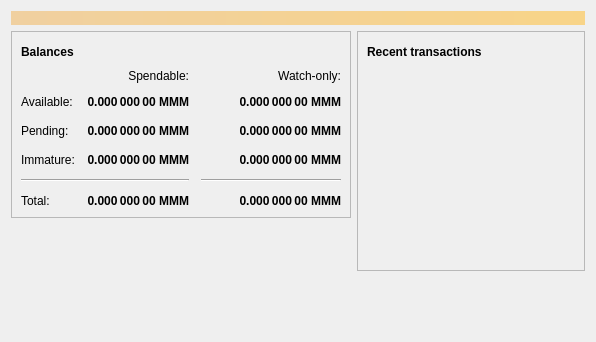
<?xml version="1.0" encoding="UTF-8"?>
<ui version="4.0">
 <class>OverviewPage</class>
 <widget class="QWidget" name="OverviewPage">
  <property name="geometry">
   <rect>
    <x>0</x>
    <y>0</y>
    <width>596</width>
    <height>342</height>
   </rect>
  </property>
  <property name="windowTitle">
   <string>Form</string>
  </property>
  <layout class="QVBoxLayout" name="topLayout">
   <item>
    <widget class="QLabel" name="labelAlerts">
     <property name="visible">
      <bool>false</bool>
     </property>
     <property name="styleSheet">
      <string notr="true">QLabel { background-color: qlineargradient(x1: 0, y1: 0, x2: 1, y2: 0, stop:0 #F0D0A0, stop:1 #F8D488); color:#000000; }</string>
     </property>
     <property name="wordWrap">
      <bool>true</bool>
     </property>
     <property name="margin">
      <number>3</number>
     </property>
     <property name="textInteractionFlags">
      <set>Qt::TextSelectableByMouse</set>
     </property>
    </widget>
   </item>
   <item>
    <layout class="QHBoxLayout" name="horizontalLayout" stretch="1,1">
     <item>
      <layout class="QVBoxLayout" name="verticalLayout_2">
       <item>
        <widget class="QFrame" name="frame">
         <property name="frameShape">
          <enum>QFrame::StyledPanel</enum>
         </property>
         <property name="frameShadow">
          <enum>QFrame::Raised</enum>
         </property>
         <layout class="QVBoxLayout" name="verticalLayout_4">
          <item>
           <layout class="QHBoxLayout" name="horizontalLayout_4">
            <item>
             <widget class="QLabel" name="label_5">
              <property name="font">
               <font>
                <weight>75</weight>
                <bold>true</bold>
               </font>
              </property>
              <property name="text">
               <string>Balances</string>
              </property>
             </widget>
            </item>
            <item>
             <widget class="QPushButton" name="labelWalletStatus">
              <property name="enabled">
               <bool>true</bool>
              </property>
              <property name="maximumSize">
               <size>
                <width>30</width>
                <height>16777215</height>
               </size>
              </property>
              <property name="toolTip">
               <string>The displayed information may be out of date. Your wallet automatically synchronizes with the MMM network after a connection is established, but this process has not completed yet.</string>
              </property>
              <property name="text">
               <string/>
              </property>
              <property name="icon">
               <iconset resource="../bitcoin.qrc">
                <normaloff>:/icons/warning</normaloff>
                <disabledoff>:/icons/warning</disabledoff>:/icons/warning</iconset>
              </property>
              <property name="iconSize">
               <size>
                <width>24</width>
                <height>24</height>
               </size>
              </property>
              <property name="flat">
               <bool>true</bool>
              </property>
             </widget>
            </item>
            <item>
             <spacer name="horizontalSpacer_3">
              <property name="orientation">
               <enum>Qt::Horizontal</enum>
              </property>
              <property name="sizeHint" stdset="0">
               <size>
                <width>40</width>
                <height>20</height>
               </size>
              </property>
             </spacer>
            </item>
           </layout>
          </item>
          <item>
           <layout class="QGridLayout" name="gridLayout">
            <property name="spacing">
             <number>12</number>
            </property>
            <item row="2" column="2">
             <widget class="QLabel" name="labelWatchPending">
              <property name="font">
               <font>
                <weight>75</weight>
                <bold>true</bold>
               </font>
              </property>
              <property name="cursor">
               <cursorShape>IBeamCursor</cursorShape>
              </property>
              <property name="toolTip">
               <string>Unconfirmed transactions to watch-only addresses</string>
              </property>
              <property name="text">
               <string notr="true">0.000 000 00 MMM</string>
              </property>
              <property name="alignment">
               <set>Qt::AlignRight|Qt::AlignTrailing|Qt::AlignVCenter</set>
              </property>
              <property name="textInteractionFlags">
               <set>Qt::LinksAccessibleByMouse|Qt::TextSelectableByKeyboard|Qt::TextSelectableByMouse</set>
              </property>
             </widget>
            </item>
            <item row="2" column="1">
             <widget class="QLabel" name="labelUnconfirmed">
              <property name="font">
               <font>
                <weight>75</weight>
                <bold>true</bold>
               </font>
              </property>
              <property name="cursor">
               <cursorShape>IBeamCursor</cursorShape>
              </property>
              <property name="toolTip">
               <string>Total of transactions that have yet to be confirmed, and do not yet count toward the spendable balance</string>
              </property>
              <property name="text">
               <string notr="true">0.000 000 00 MMM</string>
              </property>
              <property name="alignment">
               <set>Qt::AlignRight|Qt::AlignTrailing|Qt::AlignVCenter</set>
              </property>
              <property name="textInteractionFlags">
               <set>Qt::LinksAccessibleByMouse|Qt::TextSelectableByKeyboard|Qt::TextSelectableByMouse</set>
              </property>
             </widget>
            </item>
            <item row="3" column="2">
             <widget class="QLabel" name="labelWatchImmature">
              <property name="font">
               <font>
                <weight>75</weight>
                <bold>true</bold>
               </font>
              </property>
              <property name="cursor">
               <cursorShape>IBeamCursor</cursorShape>
              </property>
              <property name="toolTip">
               <string>Mined balance in watch-only addresses that has not yet matured</string>
              </property>
              <property name="text">
               <string notr="true">0.000 000 00 MMM</string>
              </property>
              <property name="alignment">
               <set>Qt::AlignRight|Qt::AlignTrailing|Qt::AlignVCenter</set>
              </property>
              <property name="textInteractionFlags">
               <set>Qt::LinksAccessibleByMouse|Qt::TextSelectableByKeyboard|Qt::TextSelectableByMouse</set>
              </property>
             </widget>
            </item>
            <item row="4" column="0" colspan="2">
             <widget class="Line" name="line">
              <property name="orientation">
               <enum>Qt::Horizontal</enum>
              </property>
             </widget>
            </item>
            <item row="4" column="2">
             <widget class="Line" name="lineWatchBalance">
              <property name="sizePolicy">
               <sizepolicy hsizetype="Preferred" vsizetype="Fixed">
                <horstretch>0</horstretch>
                <verstretch>0</verstretch>
               </sizepolicy>
              </property>
              <property name="minimumSize">
               <size>
                <width>140</width>
                <height>0</height>
               </size>
              </property>
              <property name="orientation">
               <enum>Qt::Horizontal</enum>
              </property>
             </widget>
            </item>
            <item row="5" column="0">
             <widget class="QLabel" name="labelTotalText">
              <property name="text">
               <string>Total:</string>
              </property>
             </widget>
            </item>
            <item row="3" column="1">
             <widget class="QLabel" name="labelImmature">
              <property name="font">
               <font>
                <weight>75</weight>
                <bold>true</bold>
               </font>
              </property>
              <property name="cursor">
               <cursorShape>IBeamCursor</cursorShape>
              </property>
              <property name="toolTip">
               <string>Mined balance that has not yet matured</string>
              </property>
              <property name="text">
               <string notr="true">0.000 000 00 MMM</string>
              </property>
              <property name="alignment">
               <set>Qt::AlignRight|Qt::AlignTrailing|Qt::AlignVCenter</set>
              </property>
              <property name="textInteractionFlags">
               <set>Qt::LinksAccessibleByMouse|Qt::TextSelectableByKeyboard|Qt::TextSelectableByMouse</set>
              </property>
             </widget>
            </item>
            <item row="2" column="3">
             <spacer name="horizontalSpacer_2">
              <property name="orientation">
               <enum>Qt::Horizontal</enum>
              </property>
              <property name="sizeHint" stdset="0">
               <size>
                <width>40</width>
                <height>20</height>
               </size>
              </property>
             </spacer>
            </item>
            <item row="3" column="0">
             <widget class="QLabel" name="labelImmatureText">
              <property name="text">
               <string>Immature:</string>
              </property>
             </widget>
            </item>
            <item row="5" column="1">
             <widget class="QLabel" name="labelTotal">
              <property name="font">
               <font>
                <weight>75</weight>
                <bold>true</bold>
               </font>
              </property>
              <property name="cursor">
               <cursorShape>IBeamCursor</cursorShape>
              </property>
              <property name="toolTip">
               <string>Your current total balance</string>
              </property>
              <property name="text">
               <string notr="true">0.000 000 00 MMM</string>
              </property>
              <property name="alignment">
               <set>Qt::AlignRight|Qt::AlignTrailing|Qt::AlignVCenter</set>
              </property>
              <property name="textInteractionFlags">
               <set>Qt::LinksAccessibleByMouse|Qt::TextSelectableByKeyboard|Qt::TextSelectableByMouse</set>
              </property>
             </widget>
            </item>
            <item row="5" column="2">
             <widget class="QLabel" name="labelWatchTotal">
              <property name="font">
               <font>
                <weight>75</weight>
                <bold>true</bold>
               </font>
              </property>
              <property name="cursor">
               <cursorShape>IBeamCursor</cursorShape>
              </property>
              <property name="toolTip">
               <string>Current total balance in watch-only addresses</string>
              </property>
              <property name="text">
               <string notr="true">0.000 000 00 MMM</string>
              </property>
              <property name="alignment">
               <set>Qt::AlignRight|Qt::AlignTrailing|Qt::AlignVCenter</set>
              </property>
              <property name="textInteractionFlags">
               <set>Qt::LinksAccessibleByMouse|Qt::TextSelectableByKeyboard|Qt::TextSelectableByMouse</set>
              </property>
             </widget>
            </item>
            <item row="0" column="2">
             <widget class="QLabel" name="labelWatchonly">
              <property name="text">
               <string>Watch-only:</string>
              </property>
              <property name="alignment">
               <set>Qt::AlignRight|Qt::AlignTrailing|Qt::AlignVCenter</set>
              </property>
             </widget>
            </item>
            <item row="1" column="0">
             <widget class="QLabel" name="labelBalanceText">
              <property name="text">
               <string>Available:</string>
              </property>
             </widget>
            </item>
            <item row="1" column="1">
             <widget class="QLabel" name="labelBalance">
              <property name="font">
               <font>
                <weight>75</weight>
                <bold>true</bold>
               </font>
              </property>
              <property name="cursor">
               <cursorShape>IBeamCursor</cursorShape>
              </property>
              <property name="toolTip">
               <string>Your current spendable balance</string>
              </property>
              <property name="text">
               <string notr="true">0.000 000 00 MMM</string>
              </property>
              <property name="alignment">
               <set>Qt::AlignRight|Qt::AlignTrailing|Qt::AlignVCenter</set>
              </property>
              <property name="textInteractionFlags">
               <set>Qt::LinksAccessibleByMouse|Qt::TextSelectableByKeyboard|Qt::TextSelectableByMouse</set>
              </property>
             </widget>
            </item>
            <item row="1" column="2">
             <widget class="QLabel" name="labelWatchAvailable">
              <property name="font">
               <font>
                <weight>75</weight>
                <bold>true</bold>
               </font>
              </property>
              <property name="cursor">
               <cursorShape>IBeamCursor</cursorShape>
              </property>
              <property name="toolTip">
               <string>Your current balance in watch-only addresses</string>
              </property>
              <property name="text">
               <string notr="true">0.000 000 00 MMM</string>
              </property>
              <property name="alignment">
               <set>Qt::AlignRight|Qt::AlignTrailing|Qt::AlignVCenter</set>
              </property>
              <property name="textInteractionFlags">
               <set>Qt::LinksAccessibleByMouse|Qt::TextSelectableByKeyboard|Qt::TextSelectableByMouse</set>
              </property>
             </widget>
            </item>
            <item row="2" column="0">
             <widget class="QLabel" name="labelPendingText">
              <property name="text">
               <string>Pending:</string>
              </property>
             </widget>
            </item>
            <item row="0" column="1">
             <widget class="QLabel" name="labelSpendable">
              <property name="text">
               <string>Spendable:</string>
              </property>
              <property name="alignment">
               <set>Qt::AlignRight|Qt::AlignTrailing|Qt::AlignVCenter</set>
              </property>
             </widget>
            </item>
           </layout>
          </item>
         </layout>
        </widget>
       </item>
       <item>
        <spacer name="verticalSpacer">
         <property name="orientation">
          <enum>Qt::Vertical</enum>
         </property>
         <property name="sizeHint" stdset="0">
          <size>
           <width>20</width>
           <height>40</height>
          </size>
         </property>
        </spacer>
       </item>
      </layout>
     </item>
     <item>
      <layout class="QVBoxLayout" name="verticalLayout_3">
       <item>
        <widget class="QFrame" name="frame_2">
         <property name="frameShape">
          <enum>QFrame::StyledPanel</enum>
         </property>
         <property name="frameShadow">
          <enum>QFrame::Raised</enum>
         </property>
         <layout class="QVBoxLayout" name="verticalLayout">
          <item>
           <layout class="QHBoxLayout" name="horizontalLayout_2">
            <item>
             <widget class="QLabel" name="label_4">
              <property name="font">
               <font>
                <weight>75</weight>
                <bold>true</bold>
               </font>
              </property>
              <property name="text">
               <string>Recent transactions</string>
              </property>
             </widget>
            </item>
            <item>
             <widget class="QPushButton" name="labelTransactionsStatus">
              <property name="enabled">
               <bool>true</bool>
              </property>
              <property name="maximumSize">
               <size>
                <width>30</width>
                <height>16777215</height>
               </size>
              </property>
              <property name="toolTip">
               <string>The displayed information may be out of date. Your wallet automatically synchronizes with the MMM network after a connection is established, but this process has not completed yet.</string>
              </property>
              <property name="text">
               <string/>
              </property>
              <property name="icon">
               <iconset resource="../bitcoin.qrc">
                <normaloff>:/icons/warning</normaloff>
                <disabledoff>:/icons/warning</disabledoff>:/icons/warning</iconset>
              </property>
              <property name="iconSize">
               <size>
                <width>24</width>
                <height>24</height>
               </size>
              </property>
              <property name="flat">
               <bool>true</bool>
              </property>
             </widget>
            </item>
            <item>
             <spacer name="horizontalSpacer">
              <property name="orientation">
               <enum>Qt::Horizontal</enum>
              </property>
              <property name="sizeHint" stdset="0">
               <size>
                <width>40</width>
                <height>20</height>
               </size>
              </property>
             </spacer>
            </item>
           </layout>
          </item>
          <item>
           <widget class="QListView" name="listTransactions">
            <property name="styleSheet">
             <string notr="true">QListView { background: transparent; }</string>
            </property>
            <property name="frameShape">
             <enum>QFrame::NoFrame</enum>
            </property>
            <property name="verticalScrollBarPolicy">
             <enum>Qt::ScrollBarAlwaysOff</enum>
            </property>
            <property name="horizontalScrollBarPolicy">
             <enum>Qt::ScrollBarAlwaysOff</enum>
            </property>
            <property name="selectionMode">
             <enum>QAbstractItemView::NoSelection</enum>
            </property>
           </widget>
          </item>
         </layout>
        </widget>
       </item>
       <item>
        <spacer name="verticalSpacer_2">
         <property name="orientation">
          <enum>Qt::Vertical</enum>
         </property>
         <property name="sizeHint" stdset="0">
          <size>
           <width>20</width>
           <height>40</height>
          </size>
         </property>
        </spacer>
       </item>
      </layout>
     </item>
    </layout>
   </item>
  </layout>
 </widget>
 <resources/>
 <connections/>
</ui>
